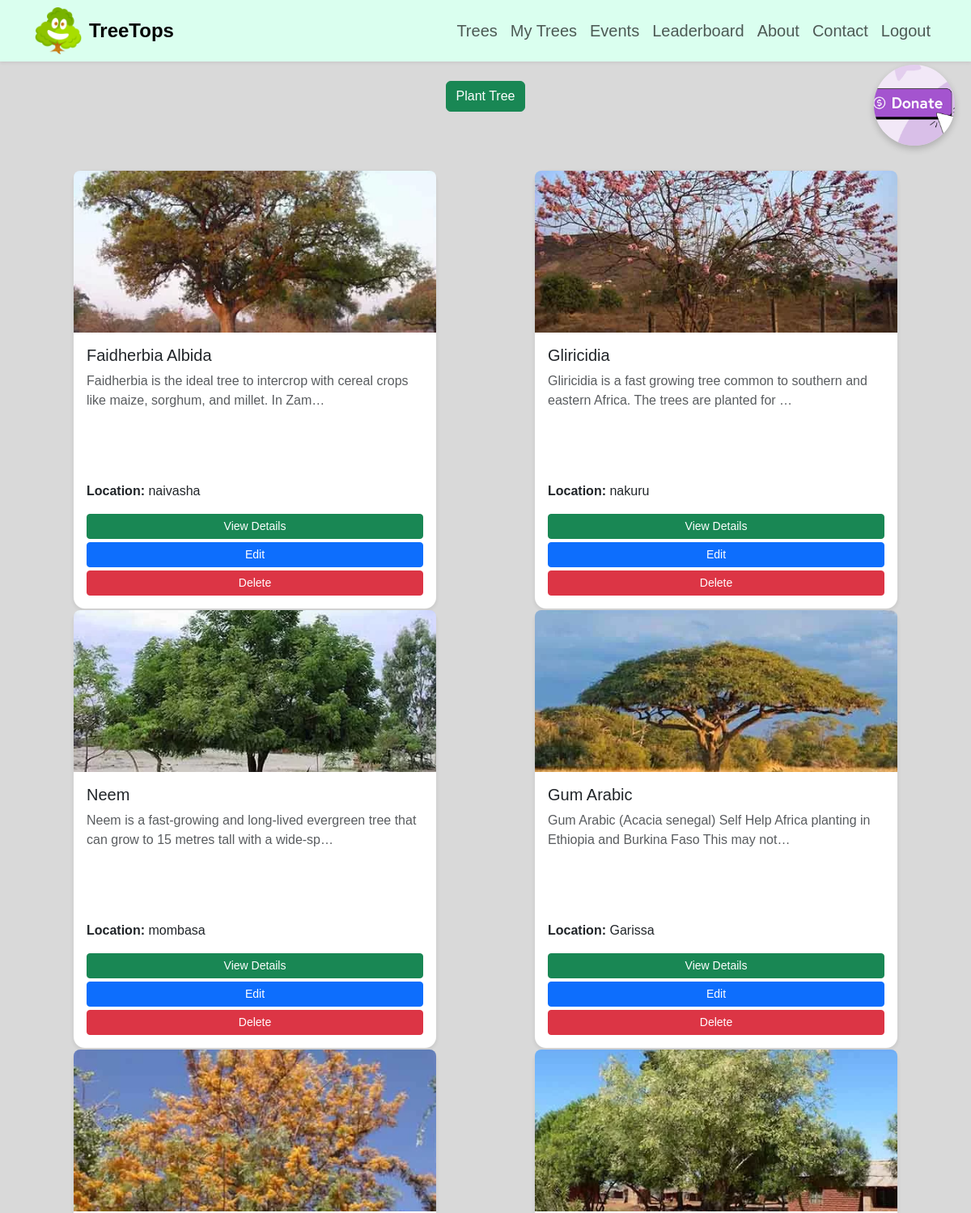
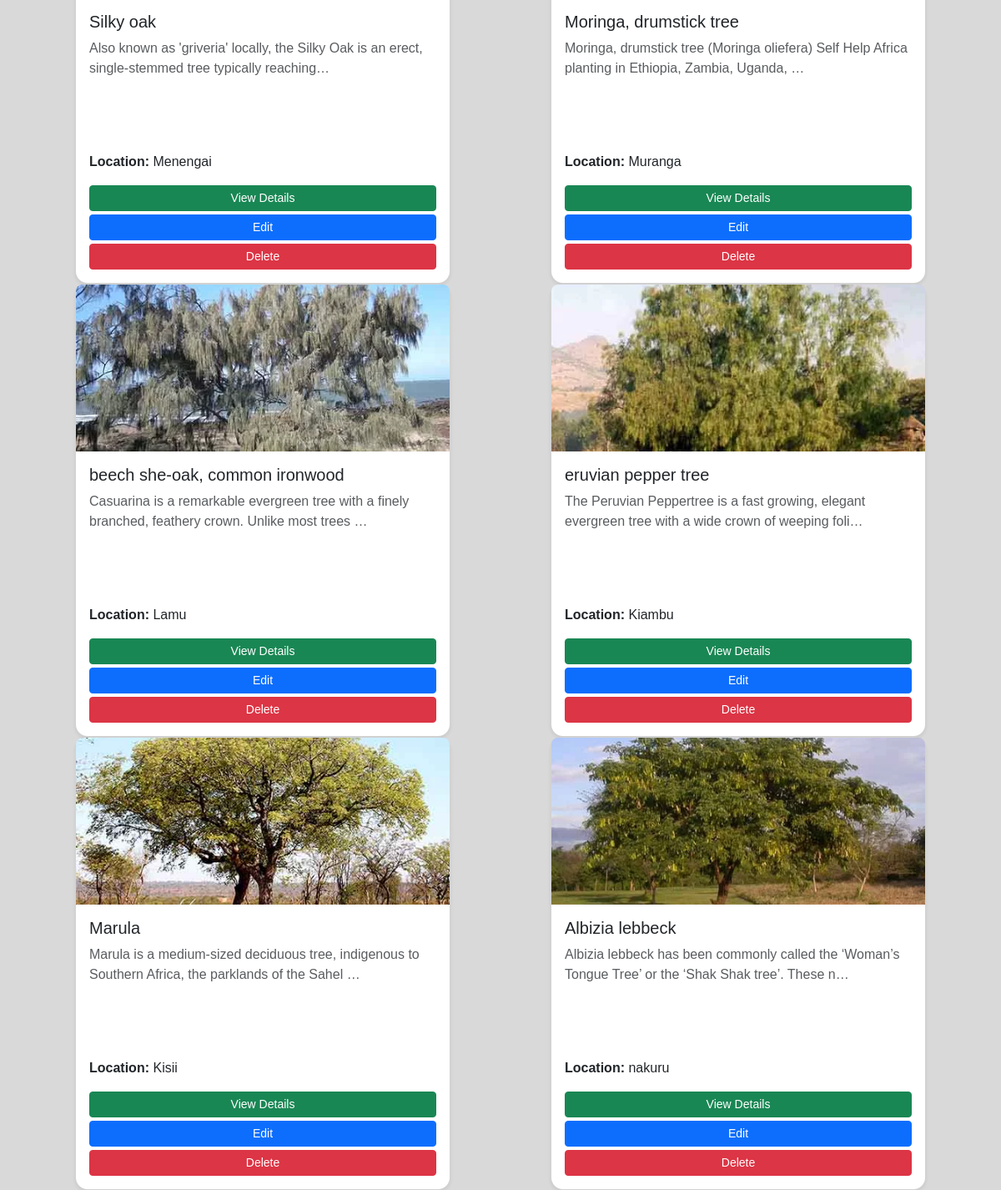
Screenshot of /my-trees (signed in) with the database file from the repository (2 pictures, top to bottom).
### trees/models.py (models this page shows, shortened)
class Tree(models.Model):
    name = models.CharField(max_length=200)
    second_name = models.CharField(max_length=100, null=True, blank=True)
    description = models.TextField()
    image = models.ImageField(upload_to='trees/', default='images/logo.png')
    location = models.CharField(max_length=200)
    price = models.DecimalField(max_digits=10, decimal_places=2, null=True, blank=True)
    owner = models.ForeignKey(User, on_delete=models.CASCADE)
    date_added = models.DateTimeField(auto_now_add=True)

### trees/views.py (the view)
# urls.py: path('my-trees', views.my_trees, name='my_trees'),
@login_required
def my_trees(request):
    user_trees = Tree.objects.filter(owner=request.user)
    context = {'my_tree': user_trees}
    return render(request, 'tree_app/my_trees.html', context )

### trees/templates/tree_app/my_trees.html (shortened to what this page needs)
{% extends 'home_without_footer.html' %}
{% load static %}
{% block content %}
<div class="row">
          <div class="text-center mb-4">
        <a href="{% url 'add_tree' %}" class="btn btn-success">
            Plant Tree
        </a>
                 <a href="{% url 'payment' %}" target="_blank"
   style="position: fixed; top: 80px; right: 20px; z-index: 1050;">
    <img src="{% static 'images/donate.png' %}" alt="Donate"
         style="width: 100px; height: 100px; border-radius: 50%; object-fit: cover; cursor: pointer; box-shadow: 0 4px 8px rgba(0,0,0,0.2); transition: transform 0.2s;">
</a>
    </div>
    {% for tree in my_tree %}
    <div class="col-md-6">
        <div class="card custom-card h-100 d-flex flex-column shadow-sm mb-4 m-5">
            {% if tree.image %}
            <img src="{{ tree.image.url }}" class="card-img-top img-fluid" style="height: 200px; border-radius: 8px 8px 0 0; width:100%; object-fit: cover;">
            {% endif %}
            <div class="card-body d-flex flex-column">
                <h5 class="card-title">{{ tree.name }}</h5>
                <p class="card-text text-muted flex-grow-1">
                    {{ tree.description|truncatechars:100 }}
                </p>
                <p><strong>Location:</strong> {{ tree.location }}</p>
                <div class="mt-auto">
                    <a href="{% url 'tree_detail' tree.id %}" class="btn btn-success btn-sm mb-1 w-100">View Details</a>
                    <a href="{% url 'edit_tree' tree.id %}" class="btn btn-primary btn-sm mb-1 w-100">Edit</a>
                    <a href="{% url 'delete_tree' tree.id %}"
                       class="btn btn-danger btn-sm w-100"
                       onclick="return confirm('Are you sure you want to delete this tree?');">
                        Delete
                    </a>
                </div>
            </div>
        </div>
    </div>
    {% endfor %}
</div>
{% endblock %}

### static/css/style.css (style rules this page uses)
body { font-family: Poppins, 'Arial', sans-serif; background-color: #d9d9d9; color: #333; }
:root { --gen:DAFFEF }
a { text-decoration: none; }
.card.custom-card { border-radius: 15px; box-shadow: 0 4px 12px rgba(0,0,0,0.1); transition: transform 0.2s ease, box-shadow 0.2s ease; }
html { scroll-behavior: smooth; }

### rows the page displays
Tree: image (picture), name "Faidherbia Albida", description "Faidherbia is the ideal tree to intercrop with cereal crops like maize, sorghum, and millet. In Zam…", location "naivasha"
Tree: image (picture), name "Gliricidia", description "Gliricidia is a fast growing tree common to southern and eastern Africa. The trees are planted for …", location "nakuru"
Tree: image (picture), name "Neem", description "Neem is a fast-growing and long-lived evergreen tree that can grow to 15 metres tall with a wide-sp…", location "mombasa"
Tree: image (picture), name "Gum Arabic", description "Gum Arabic (Acacia senegal) Self Help Africa planting in Ethiopia and Burkina Faso This may not…", location "Garissa"
Tree: image (picture), name "Silky oak", description "Also known as 'griveria' locally, the Silky Oak is an erect, single-stemmed tree typically reaching…", location "Menengai"
Tree: image (picture), name "Moringa, drumstick tree", description "Moringa, drumstick tree (Moringa oliefera) Self Help Africa planting in Ethiopia, Zambia, Uganda, …", location "Muranga"
Tree: image (picture), name "beech she-oak, common ironwood", description "Casuarina is a remarkable evergreen tree with a finely branched, feathery crown. Unlike most trees …", location "Lamu"
Tree: image (picture), name "eruvian pepper tree", description "The Peruvian Peppertree is a fast growing, elegant evergreen tree with a wide crown of weeping foli…", location "Kiambu"
Tree: image (picture), name "Marula", description "Marula is a medium-sized deciduous tree, indigenous to Southern Africa, the parklands of the Sahel …", location "Kisii"
Tree: image (picture), name "Albizia lebbeck", description "Albizia lebbeck has been commonly called the ‘Woman’s Tongue Tree’ or the ‘Shak Shak tree’. These n…", location "nakuru"
